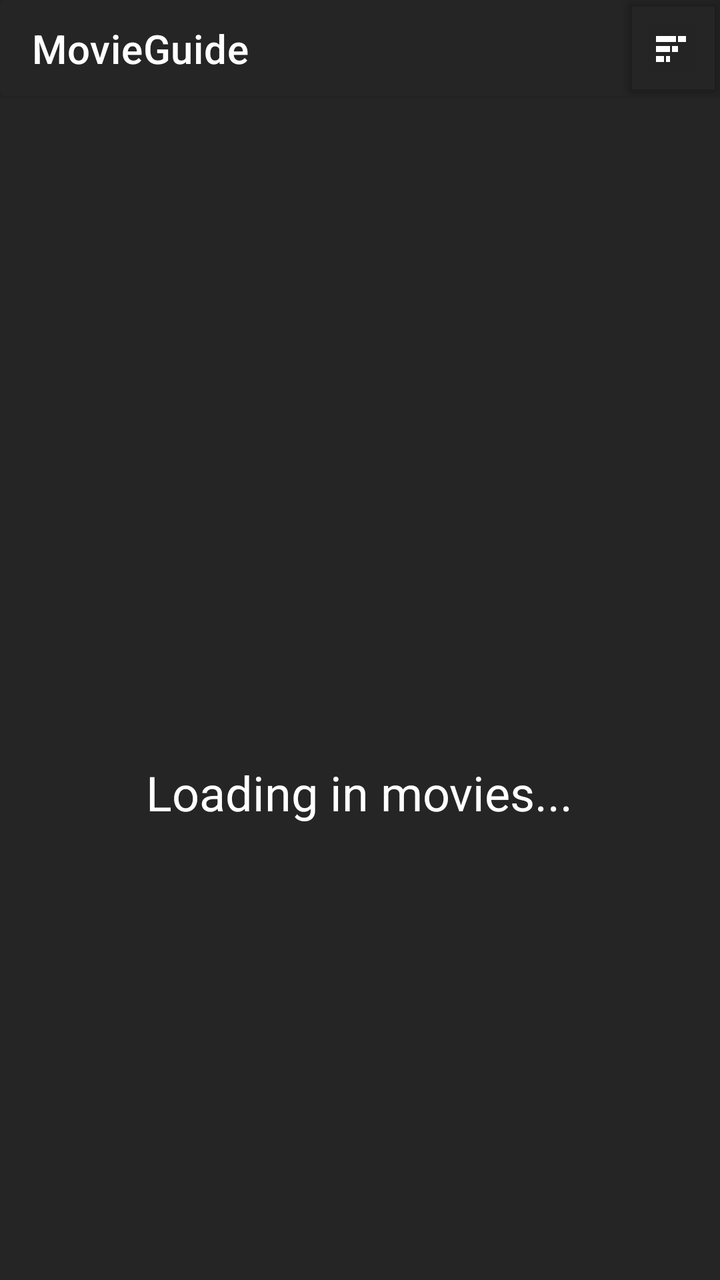
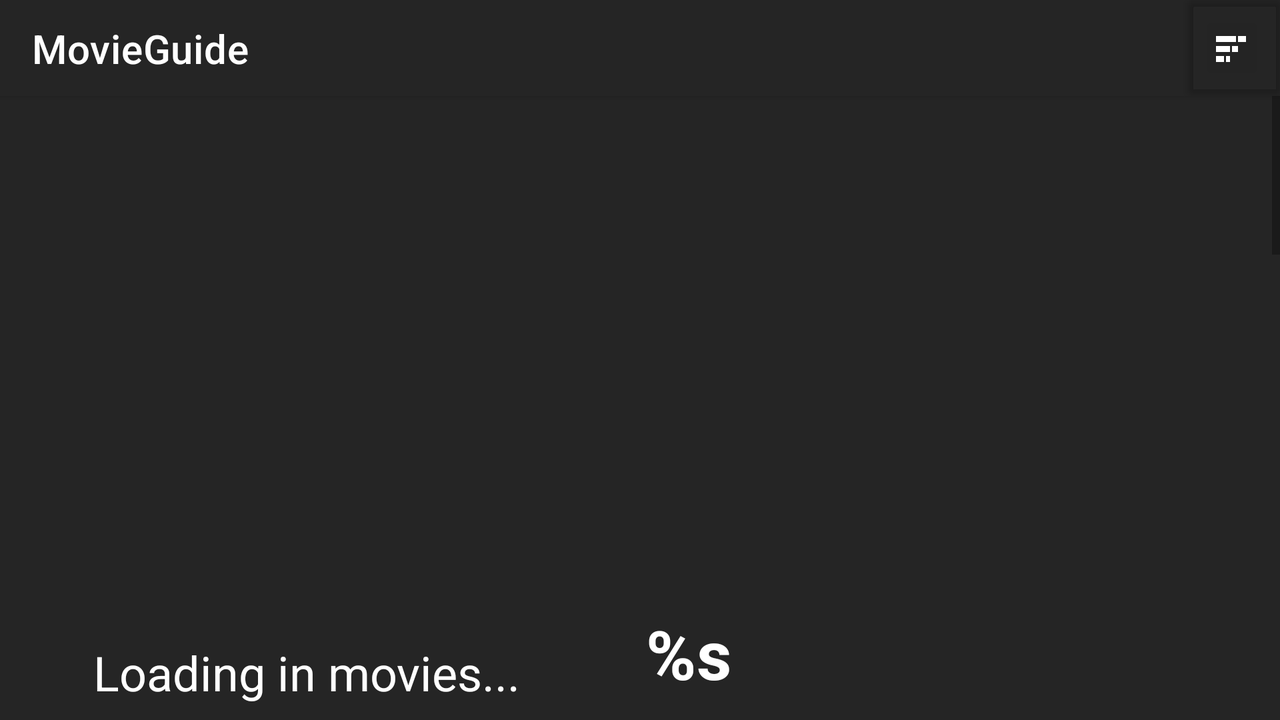

Two renders of one Android screen. The first uses the default layout on a phone; the second uses the alternative layout the repository ships for a different screen configuration, on a matching device. The two XML files are below.
<!-- AndroidManifest.xml: application theme Theme.TheMovieDatabase -->
<!-- res/layout/movie_list_fragment.xml -->
<?xml version="1.0" encoding="utf-8"?>
<androidx.constraintlayout.widget.ConstraintLayout xmlns:android="http://schemas.android.com/apk/res/android"
    xmlns:app="http://schemas.android.com/apk/res-auto"
    xmlns:tools="http://schemas.android.com/tools"
    android:layout_width="match_parent"
    android:layout_height="match_parent"
    android:background="@color/grey">

    <androidx.cardview.widget.CardView
        android:id="@+id/header_container"
        android:layout_width="match_parent"
        android:layout_height="wrap_content"
        android:backgroundTint="@color/grey"
        android:elevation="64dp"
        app:layout_constraintEnd_toEndOf="parent"
        app:layout_constraintStart_toStartOf="parent"
        app:layout_constraintTop_toTopOf="parent">

        <androidx.constraintlayout.widget.ConstraintLayout
            android:layout_width="match_parent"
            android:layout_height="wrap_content">

            <TextView
                android:layout_width="wrap_content"
                android:layout_height="match_parent"
                android:layout_marginStart="16dp"
                android:text="MovieGuide"
                android:textAppearance="@style/TextAppearance.MaterialComponents.Headline6"
                app:layout_constraintBottom_toBottomOf="parent"
                app:layout_constraintStart_toStartOf="parent"
                app:layout_constraintTop_toTopOf="parent" />

            <com.google.android.material.button.MaterialButton
                style="@style/Widget.App.Button.IconOnly"
                android:layout_width="wrap_content"
                android:layout_height="wrap_content"
                app:icon="@drawable/ic_baseline_stacked_bar_chart_24"
                app:layout_constraintBottom_toBottomOf="parent"
                app:layout_constraintEnd_toEndOf="parent"
                app:layout_constraintTop_toTopOf="parent" />

        </androidx.constraintlayout.widget.ConstraintLayout>

    </androidx.cardview.widget.CardView>

    <androidx.recyclerview.widget.RecyclerView
        android:id="@+id/movies_rv"
        android:layout_width="match_parent"
        android:layout_height="0dp"
        android:visibility="invisible"
        app:layoutManager="androidx.recyclerview.widget.GridLayoutManager"
        app:layout_constraintBottom_toBottomOf="parent"
        app:layout_constraintEnd_toEndOf="parent"
        app:layout_constraintStart_toStartOf="parent"
        app:layout_constraintTop_toBottomOf="@id/header_container"
        app:spanCount="3" />

    <LinearLayout
        android:id="@+id/error_container"
        android:layout_width="wrap_content"
        android:layout_height="wrap_content"
        android:gravity="center"
        android:orientation="vertical"
        android:visibility="invisible"
        app:layout_constraintBottom_toBottomOf="parent"
        app:layout_constraintEnd_toEndOf="parent"
        app:layout_constraintStart_toStartOf="parent"
        app:layout_constraintTop_toBottomOf="@id/header_container">

        <ImageView
            android:id="@+id/error_iv"
            android:layout_width="248dp"
            android:layout_height="248dp"
            android:layout_marginBottom="24dp"
            tools:background="@tools:sample/avatars" />

        <TextView
            android:layout_width="wrap_content"
            android:layout_height="wrap_content"
            android:text="@string/sorry_no_movies_were_found"
            android:textAppearance="@style/TextAppearance.MaterialComponents.Headline5" />

    </LinearLayout>

    <LinearLayout
        android:id="@+id/loading_container"
        android:layout_width="wrap_content"
        android:layout_height="wrap_content"
        android:layout_marginBottom="160dp"
        android:gravity="center"
        android:orientation="vertical"
        app:layout_constraintBottom_toBottomOf="parent"
        app:layout_constraintEnd_toEndOf="parent"
        app:layout_constraintStart_toStartOf="parent"
        app:layout_constraintTop_toBottomOf="@id/header_container">

        <ImageView
            android:id="@+id/loading_iv"
            android:layout_width="240dp"
            android:layout_height="240dp"
            android:layout_marginBottom="24dp"
            tools:background="@tools:sample/avatars" />

        <TextView
            android:layout_width="wrap_content"
            android:layout_height="wrap_content"
            android:text="@string/loading_in_movies"
            android:textAppearance="@style/TextAppearance.MaterialComponents.Headline5" />

    </LinearLayout>

</androidx.constraintlayout.widget.ConstraintLayout>
<!-- resources referenced by this layout -->
<resources>
  <color name="grey">#252525</color>
  <!-- drawable ic_baseline_stacked_bar_chart_24 (drawable) -->
  <vector xmlns:android="http://schemas.android.com/apk/res/android"
      android:width="24dp"
      android:height="24dp"
      android:tint="?attr/colorControlNormal"
      android:viewportWidth="24"
      android:viewportHeight="24">
  
      <group
          android:rotation="90"
          android:translateX="24">
          <path
              android:fillColor="@android:color/white"
              android:pathData="M6,10h3v10L6,20zM6,5h3v4L6,9zM16,16h3v4h-3zM16,13h3v2h-3zM11,13h3v7h-3zM11,9h3v3h-3z" />
      </group>
  
  </vector>
  <string name="loading_in_movies">Loading in movies...</string>
  <string name="sorry_no_movies_were_found">Sorry, no movies were found.</string>
  <style name="Widget.App.Button.IconOnly" parent="Widget.MaterialComponents.Button">
          <item name="iconPadding">0dp</item>
          <item name="android:insetTop">0dp</item>
          <item name="android:insetBottom">0dp</item>
          <item name="android:paddingLeft">12dp</item>
          <item name="android:paddingRight">12dp</item>
          <item name="android:minWidth">48dp</item>
          <item name="android:minHeight">48dp</item>
          <item name="iconTint">@color/white</item>
          <item name="backgroundTint">@android:color/transparent</item>
      </style>
  <style name="Theme.TheMovieDatabase" parent="Theme.MaterialComponents.DayNight.NoActionBar">
          
          <item name="colorPrimary">@color/purple_500</item>
          <item name="colorPrimaryVariant">@color/purple_700</item>
          <item name="colorOnPrimary">@color/white</item>
          
          <item name="colorSecondary">@color/teal_200</item>
          <item name="colorSecondaryVariant">@color/teal_700</item>
          <item name="colorOnSecondary">@color/black</item>
          
          <item name="android:statusBarColor" tools:targetApi="l">?attr/colorPrimaryVariant</item>
          
          <item name="android:textColor">@color/white</item>
      </style>
  <color name="white">#FFFFFFFF</color>
  <color name="purple_500">#FF6200EE</color>
  <color name="purple_700">#FF3700B3</color>
  <color name="teal_200">#FF03DAC5</color>
  <color name="teal_700">#FF018786</color>
  <color name="black">#FF000000</color>
</resources>
<!-- res/layout-land/movie_list_fragment.xml (the repository's variant of the layout above) -->
<!-- drawn on the phone turned sideways -->
<?xml version="1.0" encoding="utf-8"?>
<androidx.constraintlayout.widget.ConstraintLayout xmlns:android="http://schemas.android.com/apk/res/android"
    xmlns:app="http://schemas.android.com/apk/res-auto"
    xmlns:tools="http://schemas.android.com/tools"
    android:layout_width="match_parent"
    android:layout_height="match_parent">

    <androidx.cardview.widget.CardView
        android:id="@+id/header_container"
        android:layout_width="match_parent"
        android:layout_height="wrap_content"
        android:backgroundTint="@color/grey"
        android:elevation="64dp"
        app:layout_constraintEnd_toEndOf="parent"
        app:layout_constraintStart_toStartOf="parent"
        app:layout_constraintTop_toTopOf="parent"
        app:cardCornerRadius="0dp">

        <androidx.constraintlayout.widget.ConstraintLayout
            android:layout_width="match_parent"
            android:layout_height="wrap_content">

            <TextView
                android:layout_width="wrap_content"
                android:layout_height="match_parent"
                android:layout_marginStart="16dp"
                android:text="MovieGuide"
                android:textAppearance="@style/TextAppearance.MaterialComponents.Headline6"
                app:layout_constraintBottom_toBottomOf="parent"
                app:layout_constraintStart_toStartOf="parent"
                app:layout_constraintTop_toTopOf="parent" />

            <com.google.android.material.button.MaterialButton
                style="@style/Widget.App.Button.IconOnly"
                android:layout_width="wrap_content"
                android:layout_height="wrap_content"
                app:icon="@drawable/ic_baseline_stacked_bar_chart_24"
                app:layout_constraintBottom_toBottomOf="parent"
                app:layout_constraintEnd_toEndOf="parent"
                app:layout_constraintTop_toTopOf="parent" />

        </androidx.constraintlayout.widget.ConstraintLayout>

    </androidx.cardview.widget.CardView>

    <androidx.constraintlayout.widget.ConstraintLayout
        android:id="@+id/movie_list_container"
        android:layout_width="wrap_content"
        android:layout_height="0dp"
        android:background="@color/grey"
        app:layout_constraintBottom_toBottomOf="parent"
        app:layout_constraintEnd_toStartOf="@id/movie_details_container"
        app:layout_constraintStart_toStartOf="parent"
        app:layout_constraintTop_toBottomOf="@id/header_container">

        <androidx.recyclerview.widget.RecyclerView
            android:id="@+id/movies_rv"
            android:layout_width="0dp"
            android:layout_height="wrap_content"
            android:visibility="invisible"
            app:layoutManager="androidx.recyclerview.widget.GridLayoutManager"
            app:layout_constraintBottom_toBottomOf="parent"
            app:layout_constraintEnd_toEndOf="parent"
            app:layout_constraintTop_toTopOf="parent"
            app:layout_constraintStart_toStartOf="parent"
            app:spanCount="2" />

        <LinearLayout
            android:id="@+id/error_container"
            android:layout_width="wrap_content"
            android:layout_height="wrap_content"
            android:gravity="center"
            android:orientation="vertical"
            android:visibility="invisible"
            app:layout_constraintBottom_toBottomOf="parent"
            app:layout_constraintEnd_toEndOf="parent"
            app:layout_constraintStart_toStartOf="parent">

            <ImageView
                android:id="@+id/error_iv"
                android:layout_width="248dp"
                android:layout_height="248dp"
                android:layout_marginBottom="24dp"
                tools:background="@tools:sample/avatars" />

            <TextView
                android:layout_width="wrap_content"
                android:layout_height="wrap_content"
                android:text="@string/sorry_no_movies_were_found"
                android:textAppearance="@style/TextAppearance.MaterialComponents.Headline5" />

        </LinearLayout>

        <LinearLayout
            android:id="@+id/loading_container"
            android:layout_width="wrap_content"
            android:layout_height="wrap_content"
            android:gravity="center"
            android:orientation="vertical"
            app:layout_constraintBottom_toBottomOf="parent"
            app:layout_constraintEnd_toEndOf="parent"
            app:layout_constraintStart_toStartOf="parent"
            app:layout_constraintTop_toTopOf="parent">

            <ImageView
                android:id="@+id/loading_iv"
                android:layout_width="240dp"
                android:layout_height="240dp"
                android:layout_marginBottom="24dp"
                tools:background="@tools:sample/avatars" />

            <TextView
                android:layout_width="wrap_content"
                android:layout_height="wrap_content"
                android:text="@string/loading_in_movies"
                android:textAppearance="@style/TextAppearance.MaterialComponents.Headline5" />

        </LinearLayout>

    </androidx.constraintlayout.widget.ConstraintLayout>

    <ScrollView
        android:id="@+id/movie_details_container"
        android:layout_width="0dp"
        android:layout_height="0dp"
        android:background="@color/grey"
        android:paddingBottom="16dp"
        app:layout_constraintBottom_toBottomOf="parent"
        app:layout_constraintEnd_toEndOf="parent"
        app:layout_constraintStart_toEndOf="@id/movie_list_container"
        app:layout_constraintTop_toBottomOf="@id/header_container">

        <androidx.constraintlayout.widget.ConstraintLayout
            android:layout_width="match_parent"
            android:layout_height="match_parent">

            <ImageView
                android:id="@+id/banner_iv"
                android:layout_width="match_parent"
                android:layout_height="240dp"
                android:scaleType="centerCrop"
                app:layout_constraintEnd_toEndOf="parent"
                app:layout_constraintStart_toStartOf="parent"
                app:layout_constraintTop_toTopOf="parent"
                tools:background="@tools:sample/backgrounds/scenic" />

            <TextView
                android:id="@+id/title_tv"
                android:layout_width="wrap_content"
                android:layout_height="wrap_content"
                android:layout_margin="16dp"
                android:text="@string/title"
                android:textAppearance="@style/TextAppearance.MaterialComponents.Headline4"
                android:textStyle="bold"
                app:layout_constraintStart_toStartOf="parent"
                app:layout_constraintTop_toBottomOf="@id/banner_iv" />

            <TextView
                android:id="@+id/rating_tv"
                android:layout_width="wrap_content"
                android:layout_height="wrap_content"
                android:layout_margin="16dp"
                android:text="@string/releasedate_rating"
                app:layout_constraintStart_toStartOf="parent"
                app:layout_constraintTop_toBottomOf="@id/title_tv" />

            <TextView
                android:id="@+id/summary_tv"
                android:layout_width="wrap_content"
                android:layout_height="wrap_content"
                android:layout_margin="16dp"
                android:text="@string/summary"
                android:textAppearance="@style/TextAppearance.MaterialComponents.Headline5"
                android:textStyle="bold"
                app:layout_constraintStart_toStartOf="parent"
                app:layout_constraintTop_toBottomOf="@id/rating_tv" />

            <TextView
                android:id="@+id/summary_content_tv"
                android:layout_width="wrap_content"
                android:layout_height="wrap_content"
                android:padding="16dp"
                android:text="@string/body"
                app:layout_constraintEnd_toEndOf="parent"
                app:layout_constraintStart_toStartOf="parent"
                app:layout_constraintTop_toBottomOf="@id/summary_tv"
                tools:text="Duis luctus vehicula diam. Quisque scelerisque id odio ac posuere. Fusce ultrices venenatis purus. Fusce luctus mauris id turpis pulvinar, laoreet vestibulum erat varius. Fusce quis pharetra leo, eget vulputate ligula. Pellentesque ut tellus at sapien pellentesque cursus eu quis urna. Vivamus aliquam egestas eros, eu tempus felis placerat at. Lorem ipsum dolor sit amet, consectetur adipiscing elit. Integer est elit, volutpat ac fringilla at, posuere vitae ipsum. Aenean finibus sagittis nunc quis bibendum." />

            <TextView
                android:id="@+id/trailers_tv"
                android:layout_width="wrap_content"
                android:layout_height="wrap_content"
                android:layout_margin="16dp"
                android:text="@string/trailers"
                android:textAppearance="@style/TextAppearance.MaterialComponents.Headline5"
                android:textStyle="bold"
                app:layout_constraintStart_toStartOf="parent"
                app:layout_constraintTop_toBottomOf="@id/summary_content_tv" />

            <androidx.recyclerview.widget.RecyclerView
                android:id="@+id/trailers_rv"
                android:layout_width="match_parent"
                android:layout_height="wrap_content"
                android:layout_margin="16dp"
                android:orientation="horizontal"
                app:layoutManager="androidx.recyclerview.widget.LinearLayoutManager"
                app:layout_constraintEnd_toEndOf="parent"
                app:layout_constraintStart_toStartOf="parent"
                app:layout_constraintTop_toBottomOf="@id/trailers_tv" />

            <TextView
                android:id="@+id/reviews_tv"
                android:layout_width="wrap_content"
                android:layout_height="wrap_content"
                android:layout_margin="16dp"
                android:text="@string/reviews"
                android:textAppearance="@style/TextAppearance.MaterialComponents.Headline5"
                android:textStyle="bold"
                app:layout_constraintStart_toStartOf="parent"
                app:layout_constraintTop_toBottomOf="@id/trailers_rv" />

            <TextView
                android:id="@+id/no_reviews_tv"
                android:layout_width="wrap_content"
                android:layout_height="wrap_content"
                android:text="@string/no_reviews_have_been_submitted_yet"
                android:visibility="invisible"
                app:layout_constraintStart_toStartOf="parent"
                app:layout_constraintTop_toBottomOf="@id/reviews_tv"
                android:layout_margin="16dp"/>

            <LinearLayout
                android:id="@+id/review_container"
                android:layout_width="match_parent"
                android:layout_height="wrap_content"
                android:layout_margin="16dp"
                android:background="@drawable/layout_border"
                app:layout_constraintBottom_toBottomOf="parent"
                app:layout_constraintEnd_toEndOf="parent"
                app:layout_constraintStart_toStartOf="parent"
                app:layout_constraintTop_toBottomOf="@id/reviews_tv"
                android:orientation="vertical">

                <androidx.recyclerview.widget.RecyclerView
                    android:id="@+id/reviews_rv"
                    android:layout_width="match_parent"
                    android:layout_height="400dp"
                    android:layout_margin="2dp"
                    app:layoutManager="androidx.recyclerview.widget.LinearLayoutManager" />

            </LinearLayout>

        </androidx.constraintlayout.widget.ConstraintLayout>

    </ScrollView>

</androidx.constraintlayout.widget.ConstraintLayout>
<!-- resources referenced by the variant -->
<!-- as the phone turned sideways resolves them -->
<resources>
  <color name="grey">#252525</color>
  <!-- drawable ic_baseline_stacked_bar_chart_24 (drawable) -->
  <vector xmlns:android="http://schemas.android.com/apk/res/android"
      android:width="24dp"
      android:height="24dp"
      android:tint="?attr/colorControlNormal"
      android:viewportWidth="24"
      android:viewportHeight="24">
  
      <group
          android:rotation="90"
          android:translateX="24">
          <path
              android:fillColor="@android:color/white"
              android:pathData="M6,10h3v10L6,20zM6,5h3v4L6,9zM16,16h3v4h-3zM16,13h3v2h-3zM11,13h3v7h-3zM11,9h3v3h-3z" />
      </group>
  
  </vector>
  <!-- drawable layout_border (drawable) -->
  <?xml version="1.0" encoding="utf-8"?>
  <shape xmlns:android="http://schemas.android.com/apk/res/android">
      <solid android:color="@color/grey"/>
      <stroke android:width="1dip" android:color="@color/black" />
  </shape>
  <string name="body">%s</string>
  <string name="loading_in_movies">Loading in movies...</string>
  <string name="no_reviews_have_been_submitted_yet">No reviews have been submitted yet.</string>
  <string name="releasedate_rating">ReleaseDate: %s\nRating: %s</string>
  <string name="reviews">Reviews</string>
  <string name="sorry_no_movies_were_found">Sorry, no movies were found.</string>
  <string name="summary">Summary</string>
  <string name="title">%s</string>
  <string name="trailers">Trailers</string>
  <style name="Widget.App.Button.IconOnly" parent="Widget.MaterialComponents.Button">
          <item name="iconPadding">0dp</item>
          <item name="android:insetTop">0dp</item>
          <item name="android:insetBottom">0dp</item>
          <item name="android:paddingLeft">12dp</item>
          <item name="android:paddingRight">12dp</item>
          <item name="android:minWidth">48dp</item>
          <item name="android:minHeight">48dp</item>
          <item name="iconTint">@color/white</item>
          <item name="backgroundTint">@android:color/transparent</item>
      </style>
  <style name="Theme.TheMovieDatabase" parent="Theme.MaterialComponents.DayNight.NoActionBar">
          
          <item name="colorPrimary">@color/purple_500</item>
          <item name="colorPrimaryVariant">@color/purple_700</item>
          <item name="colorOnPrimary">@color/white</item>
          
          <item name="colorSecondary">@color/teal_200</item>
          <item name="colorSecondaryVariant">@color/teal_700</item>
          <item name="colorOnSecondary">@color/black</item>
          
          <item name="android:statusBarColor" tools:targetApi="l">?attr/colorPrimaryVariant</item>
          
          <item name="android:textColor">@color/white</item>
      </style>
  <color name="black">#FF000000</color>
  <color name="white">#FFFFFFFF</color>
  <color name="purple_500">#FF6200EE</color>
  <color name="purple_700">#FF3700B3</color>
  <color name="teal_200">#FF03DAC5</color>
  <color name="teal_700">#FF018786</color>
</resources>
